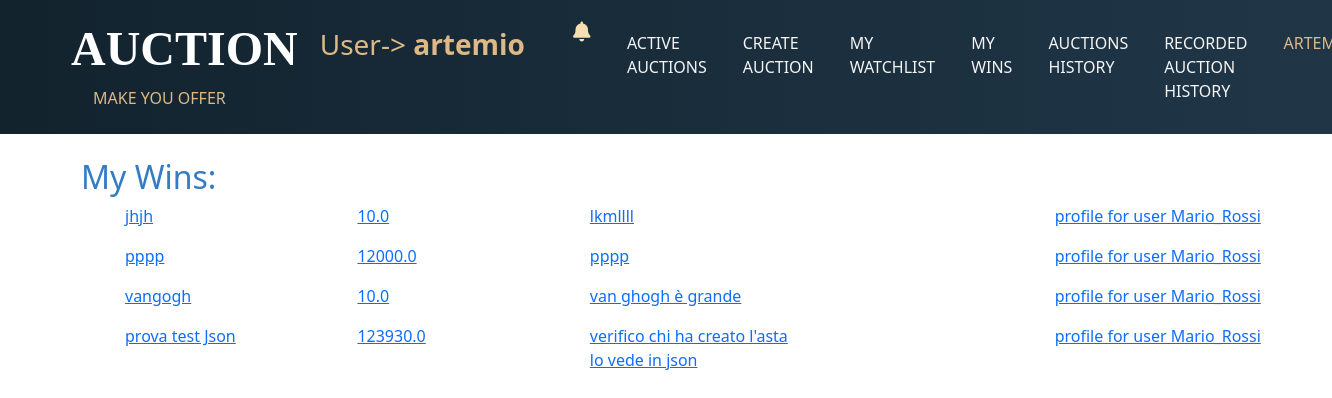
/userwin/ (signed in), run on the app's committed database.
### auction/models.py (models this page shows, shortened)
class AuctionListing(models.Model):
    auction_number = models.IntegerField(default=0)
    profile = models.ForeignKey(Profile, on_delete=models.CASCADE, related_name="profile")
    product = models.CharField(max_length=50)
    start = models.DateTimeField(blank=True)
    end = models.DateTimeField(blank=True)
    description = models.TextField(max_length=70)
    starting_bid = models.FloatField(default=0.01)
    current_price = models.FloatField()
    current_winner = models.ForeignKey(User, on_delete=models.CASCADE, related_name="current_winner", blank=True, null=True)
    date = models.DateTimeField(default=timezone.now, blank=True)
    hash = models.CharField(max_length=64, default=None, null=True)
    txId = models.CharField(max_length=66, default=None, null=True)
    json_auction = models.TextField(default=None, null=True, max_length=5000)
    active = models.BooleanField(default=True)
    saved_on_redis = models.BooleanField(default=False)
    manualClose = models.BooleanField(default=False)
    photo = models.ImageField(upload_to="pics/%y/%m/%d/")
    slug = models.SlugField(max_length=200, db_index=True)

### accounts/models.py (models this page shows)
class Profile(models.Model):
    user = models.ForeignKey(User, on_delete=models.CASCADE, related_name='profile')
    email = models.EmailField(max_length=254, blank=True)
    class Meta:
        ordering = ['user']
    def __str__(self):
        return "profile for user {}".format(self.user.username)

### accounts/views.py (the view)
# urls.py: path("userwin/",userWin, name="mywinner"),
def userWin(request):
    user = get_user_or404(request)
    print(user, 'USER')
    profile = Profile.objects.get(user=request.user)
    print(profile, 'PROFILE')
    winner = AuctionListing.objects.filter(current_winner=request.user.pk)
    print(winner, 'OBJECTS')
    context = {"user": user, "profile": profile, "winner": winner}
    return render(request, 'accounts/mywinner.html', context)

### accounts/views.py (called while the page is built)
def get_user_or404(request):
    try:
        return User.objects.get(pk=request.user.pk)
    except User.DoesNotExist:
        raise Http404("User does not exist")

### accounts/templates/accounts/mywinner.html (shortened to what this page needs)
{% extends "base.html" %}
{% load crispy_forms_tags %}
{% block content %}
    <h2>My Wins:</h2>
    {% for listing in winner %}
    <a href="{% url 'listing_view' listing.id %}">
        <ul>
            <li>
                <div class="container">
                    <div class="row">
                        <div class="col col-sm">
                            {{listing.product}}
                        </div>
                        <div class="col col-sm">
                            {{listing.current_price}}
                        </div>
                        <div class="col col-lg">
                            {{listing.description}}
                        </div>
                        <div class="col col-lg">
                        </div>
                        <div class="col col-sm">
                            {{listing.profile}}
                        </div>
                    </div>
                </div>
            </li>
        </ul>
    </a>
    {% endfor %}
{% endblock content %}

### templates/base.html (shortened to what this page needs)
{% load static %}
{% load notifications_tags %}
<html lang="en">
  <head>
    <link href="https://cdn.jsdelivr.net/npm/bootstrap@5.1.3/dist/css/bootstrap.min.css"
          rel="stylesheet"
>
    <link rel="stylesheet" href="{% static 'css/auctionbase.css' %}"/>
  </head>
  <body>
  <nav class="navabarAuction navbar navbar-expand-lg navbar-light bg-info">
    <div class="container class">
  <div class="container-fluid">
    <a class="navbar-brand" href="#"><h1 STYLE="text-indent:-2rem;font-size:3rem"><strong>AUCTION </strong></h1></a><p style="color:burlywood">MAKE YOU OFFER</p><p class="text-right"></p>
  </div>
    <div class="collapse navbar-collapse" id="navbarSupportedContent">
      <ul class="navbar-nav me-auto mb-2 mb-lg-0">
        {% if request.user.is_authenticated %}
        <a class="navbar-brand" href="#"style="color:burlywood"><h3>  User-> <strong>{{ user.username }}</strong></h3></a><p class="text-right"></p>
          {% notifications_unread as unread_count %}
            <li class="nav-item">
                    <ul>
            <li class="nav-item fas fa-bell fa-lg" style="color: wheat;padding-top: 0.5rem">
             <a class="nav-link"  href="{% url 'message_notification' %}" style="color:red"> {% live_notify_badge %}</a>
           </li>
                    </ul>
        <li class="nav-item">
            <a class="nav-link" href="{% url 'index' %}" style="color: whitesmoke"> Active Auctions</a>
        </li>
        <li class="nav-item">
          <a class="nav-link active" aria-current="page" href="{% url 'create_listing' %}"style="color: whitesmoke">Create Auction</a>
        </li>
        <li class="nav-item">
          <a class="nav-link active" aria-current="page" href="{% url 'user_profile' user.username %}" style="color: whitesmoke">My Watchlist</a>
        </li>
        <li class="nav-item">
          <a class="nav-link active" aria-current="page" href="{% url 'my_wins' %}"style="color: whitesmoke">My Wins</a>
        </li>
         <li class="nav-item">
          <a class="nav-link active" aria-current="page" href="{% url 'history' %}"style="color: whitesmoke">Auctions History</a>
        </li>
         <li class="nav-item">
          <a class="nav-link active" aria-current="page" href="{% url 'operation' %}"style="color: whitesmoke">Recorded Auction History</a>
        </li>
        <li class="nav-item dropdown">
            <a class="nav-link active dropdown-toggle" href="#" id="navbarDropdown" role="button" data-bs-toggle="dropdown" aria-haspopup="true" aria-expanded="false " style="color:burlywood">
              {{ request.user.username }}
            </a>
        </li>
          {% endif %}
      </ul>
    </div>
    </div>
</nav>
    <br/>
    <div class="container">
        {% block content %}
        {% endblock content %}
    </div>
  <br>
  <br>
  <br>
  <br>
  </body>
</html>

### static/css/auctionbase.css (style rules this page uses)
* { padding: 0; margin: 0; box-sizing: content-box; }
.navbar { background: linear-gradient(to right, #12232E, #203647)!important; }
body { margin: 0; font-family: var(--bs-body-font-family); font-size: var(--bs-body-font-size); font-weight: var(--bs-body-font-weight); line-height: var(--bs-body-line-height); color: #357cc3; text-align: var(--bs-body-text-align); background-color: var(--bs-body-bg); -webkit-text-size-adjust: 100%; -webkit-tap-highlight-color: whitesmoke; }
.navbar-brand h1 { padding: 12px 10px 0px 10px; font-size: 2rem; color: white; font-family: 'Nothing You Could Do', cursive; }
.nav-link { margin-right: 10px; margin-left: 10px; text-transform: uppercase; }
h1 { color: #1f3444; }
h1 { font-weight: 700; }
.container { max-width: 1170px; margin: auto; }
ul { list-style: none; }
.pagination.pagination-rounded-flat .page-item .page-link, a { border: none; border-radius: 50px; }

### data on the page
AuctionListing: product "jhjh", current_price "10.0", description "lkmllll", profile "profile for user Mario_Rossi"
AuctionListing: product "pppp", current_price "12000.0", description "pppp", profile "profile for user Mario_Rossi"
AuctionListing: product "vangogh", current_price "10.0", description "van ghogh è grande", profile "profile for user Mario_Rossi"
AuctionListing: product "prova test Json", current_price "123930.0", description "verifico chi ha creato l'asta lo vede in json", profile "profile for user Mario_Rossi"

### other printed values
{{ user.username }} "artemio"
